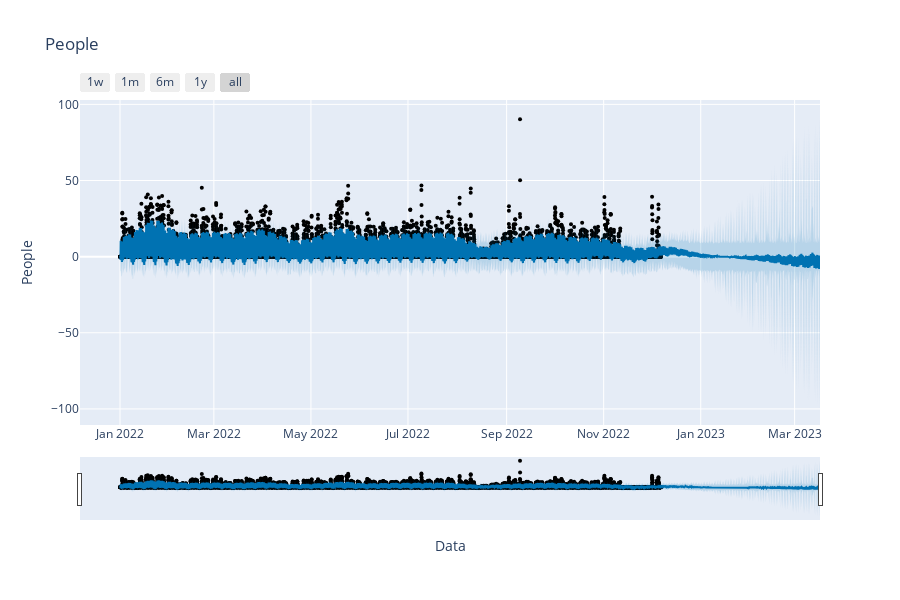

This figure's notebook cell:
### Code cell
######################### Dynamic PLOT ###############################
from prophet.plot import plot_plotly
from datetime import datetime

fig = plot_plotly(model, forecast)
fig.update_layout( 
                  yaxis_title="People",
                  xaxis_title="Data",
                  title="People",
                  )
#################### vertical line ############
#fig.add_vline(x=datetime.today(), line_width=3, line_dash="dash", line_color="red")
##############################################
#st.plotly_chart(fig)

fig

### Figure 1 — Plotly figure (JSON) as saved in the notebook; plotly's stock layout.template omitted (floating-point values rounded to 4 significant figures; data arrays with more than 128 entries replaced by an {"elided": "..."} marker saying what was removed)
{"data": [{"marker": {"color": "black", "size": 4}, "mode": "markers", "name": "Actual", "type": "scatter", "x": {"elided": "8160 str values"}, "y": {"elided": "8160 float values"}}, {"hoverinfo": "skip", "line": {"width": 0}, "mode": "lines", "type": "scatter", "x": {"elided": "10560 str values"}, "y": {"elided": "10560 float values"}}, {"fill": "tonexty", "fillcolor": "rgba(0, 114, 178, 0.2)", "line": {"color": "#0072B2", "width": 2}, "mode": "lines", "name": "Predicted", "type": "scatter", "x": {"elided": "10560 str values"}, "y": {"elided": "10560 float values"}}, {"fill": "tonexty", "fillcolor": "rgba(0, 114, 178, 0.2)", "hoverinfo": "skip", "line": {"width": 0}, "mode": "lines", "type": "scatter", "x": {"elided": "10560 str values"}, "y": {"elided": "10560 float values"}}], "layout": {"height": 600, "showlegend": false, "title": {"text": "People"}, "width": 900, "xaxis": {"rangeselector": {"buttons": [{"count": 7, "label": "1w", "step": "day", "stepmode": "backward"}, {"count": 1, "label": "1m", "step": "month", "stepmode": "backward"}, {"count": 6, "label": "6m", "step": "month", "stepmode": "backward"}, {"count": 1, "label": "1y", "step": "year", "stepmode": "backward"}, {"step": "all"}]}, "rangeslider": {"visible": true}, "title": {"text": "Data"}, "type": "date"}, "yaxis": {"title": {"text": "People"}}}}
